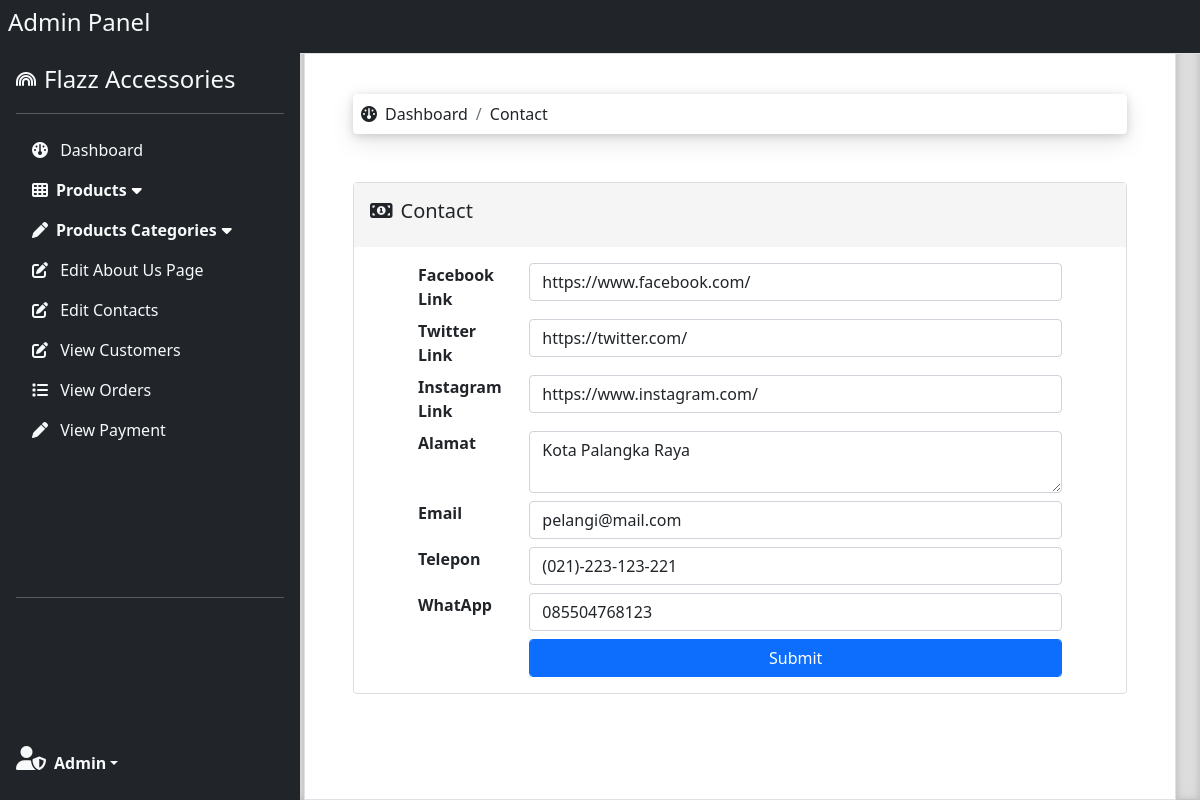
Screenshot of /Admin_Area/contact.php (signed in) with the database file from the repository.
### tables this page shows
CREATE TABLE `contact` (
  `id` int(1) NOT NULL,
  `facebook` varchar(50) DEFAULT NULL,
  `twitter` varchar(50) DEFAULT NULL,
  `instagram` varchar(50) DEFAULT NULL,
  `alamat` text NOT NULL,
  `email` varchar(50) DEFAULT NULL,
  `telepon` varchar(20) DEFAULT NULL,
  `whatsapp` varchar(15) DEFAULT NULL
);

### Admin_Area/contact.php (the view, shortened to what this page needs)
<?php
include("include/Top.php");
include("database/Connection.php");
$contact = $conn->query("SELECT * FROM contact")->fetch_assoc();
?>
<div class="card" style="border-color:#DDDDDD;">
    <div class="card-body" style="background-color:#F5F5F5;">
        <h5 class="card-title"><i class="fa-solid fa-money-bill-1 me-2"></i>Contact</h5>
    </div>
    <div class="card-body">
        <div class="container px-1 px-md-2 px-lg-5">
            <form method="post" action="contact.php">
                <div class="form-group row">
                    <div class="col-lg-2">
                        <label for="facebook"><b>Facebook Link</b></label>
                    </div>
                    <div class="col-lg-10">
                        <input id="facebook" class="form-control" type="text" name="facebook" value="<?php echo $contact['facebook'];?>">
                    </div>
                </div>
                <div class="form-group row mt-2">
                    <div class="col-lg-2">
                        <label for="twitter"><b>Twitter Link</b></label>
                    </div>
                    <div class="col-lg-10">
                        <input id="twitter" class="form-control" type="text" name="twitter" value="<?php echo $contact['twitter'];?>">
                    </div>
                </div>
                <div class="form-group row mt-2">
                    <div class="col-lg-2">
                        <label for="instagram"><b>Instagram Link</b></label>
                    </div>
                    <div class="col-lg-10">
                        <input id="instagram" class="form-control" type="text" name="instagram" value="<?php echo $contact['instagram'];?>">
                    </div>
                </div>
                <div class="form-group row mt-2">
                    <div class="col-lg-2">
                        <label for="alamat"><b>Alamat</b></label>
                    </div>
                    <div class="col-lg-10">
                        <textarea name="alamat" class="form-control" id="alamat" name="alamat" cols="30" rows="2" required><?php echo $contact['alamat'];?></textarea>
                    </div>
                </div>
                <div class="form-group row mt-2">
                    <div class="col-lg-2">
                        <label for="email"><b>Email</b></label>
                    </div>
                    <div class="col-lg-10">
                        <input id="email" class="form-control" type="text" name="email" value="<?php echo $contact['email'];?>">
                    </div>
                </div>
                <div class="form-group row mt-2">
                    <div class="col-lg-2">
                        <label for="telepon"><b>Telepon</b></label>
                    </div>
                    <div class="col-lg-10">
                        <input id="telepon" class="form-control" type="text" name="telepon" pattern="(([0-9]|[-]|[(]|[)]){1,20})" value="<?php echo $contact['telepon'];?>">
                    </div>
                </div>
                <div class="form-group row mt-2">
                    <div class="col-lg-2">
                        <label for="whatsapp"><b>WhatApp</b></label>
                    </div>
                    <div class="col-lg-10">
                        <input id="whatsapp" class="form-control" type="text" name="whatsapp" pattern="(08[0-9]{9,10}|[+][0-9]{13})" value="<?php echo $contact['whatsapp'];?>">
                    </div>
                </div>
                <div class="form-group row mt-2">
                    <div class="col-lg-2">
                    </div>
                    <div class="col-lg-10">
                    <input type="submit" class="btn btn-primary form-control" name="submit" value="Submit">
                    </div>
                </div>
            </form>
        </div>
    </div>
</div>
<?php
include("include/Bottom.php");
?>

### Admin_Area/CSS/sidebars.css (style rules this page uses)
body { min-height: 100vh; min-height: -webkit-fill-available; }
html { height: -webkit-fill-available; }

### rows the page displays
contact: facebook "https://www.facebook.com/", twitter "https://twitter.com/", instagram "https://www.instagram.com/", alamat "Kota Palangka Raya", email "pelangi@mail.com", telepon "(021)-223-123-221", whatsapp "085504768123"

### other values shown
$list "Dashboard"
$list "Contact"
